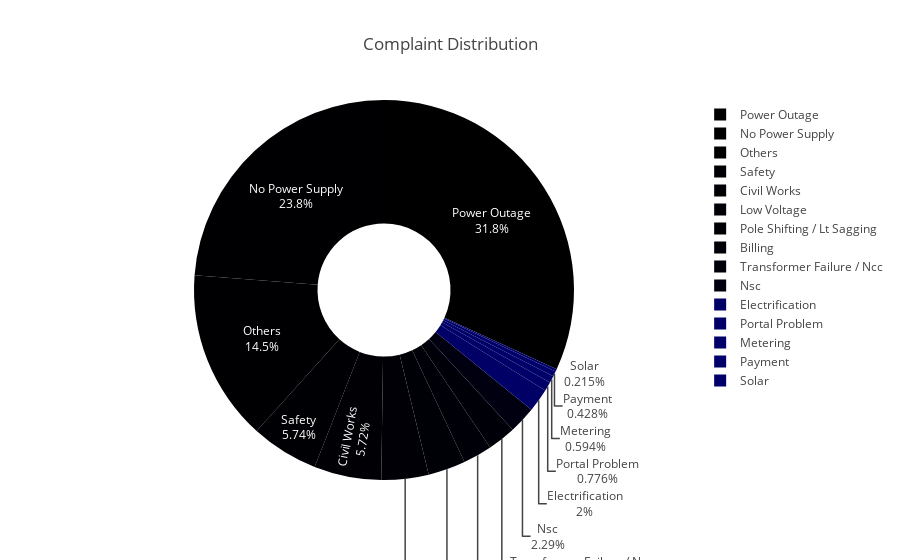

Notebook cell for this chart:
### Code cell
create_complaints_pie_chart(complaint_counts)

### Figure 1 — Plotly figure (JSON) as saved in the notebook; plotly's stock layout.template omitted (floating-point values rounded to 4 significant figures)
{"data": [{"domain": {"x": [0, 1], "y": [0, 1]}, "hole": 0.35, "hovertemplate": "label=%{label}<br>value=%{value}<extra></extra>", "labels": ["Power Outage", "No Power Supply", "Others", "Safety", "Civil Works", "Low Voltage", "Pole Shifting / Lt Sagging", "Billing", "Transformer Failure / Ncc", "Nsc", "Electrification", "Portal Problem", "Metering", "Payment", "Solar"], "legendgroup": "", "name": "", "showlegend": true, "textinfo": "percent+label", "type": "pie", "values": [10348, 7720, 4727, 1866, 1858, 1304, 1033, 805, 783, 743, 650, 252, 193, 139, 70]}], "layout": {"legend": {"tracegroupgap": 0}, "title": {"text": "Complaint Distribution", "x": 0.5}}}
